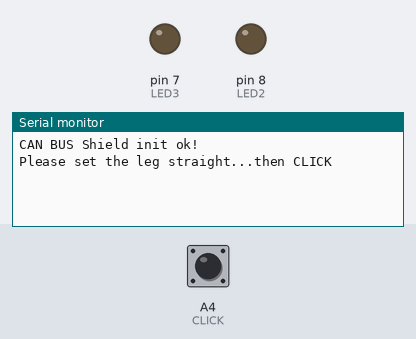
Bench run of a sketch on a simulated Arduino Uno, built with avr-gcc and run on an emulated ATmega328P. Shown: output pins drawn as LEDs (lit = HIGH), the last lines printed to the serial monitor. The inputs (shaded band) are chosen by the test bench; at power-on: A4 (CLICK) HIGH.

Above: at 4.8 s.
4.9 s: A4 (CLICK) pulled LOW for 0.15 s
At 6.3 s:
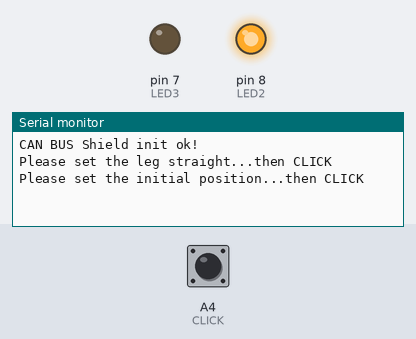
6.5 s: A4 (CLICK) pulled LOW for 1 s
At 9.3 s:
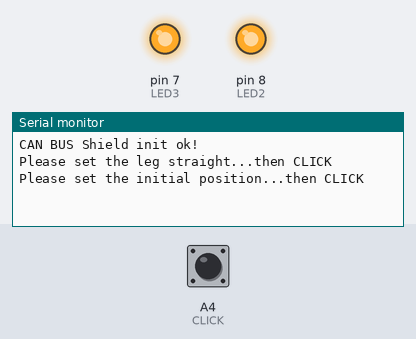
Timing chart, 0 to 10.8 s (numbered marks = the images above; inputs shaded):
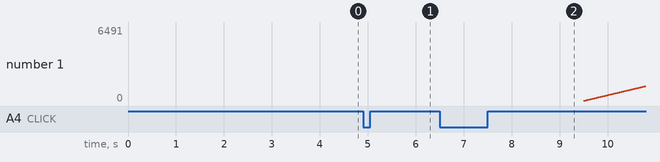

Measured:
- after the input at 4.9 s, the serial monitor: prints a new line after 1.0 s (image 1)
- after the input at 6.5 s, pin 7 (LED3): LOW → HIGH after 2.0 s

The sketch:

HT-03_CAN_DualTest.ino
```cpp
/* Dual motor test*/
/* 複数モーターの制御に挑戦 */

/*-------------------------------------
ID  role
1   Root joint
2   Knee joint
---------------------------------------*/

#include <mcp_can.h>
#include <SPI.h>

/*SAMD core*/
#ifdef ARDUINO_SAMD_VARIANT_COMPLIANCE
#define SERIAL serialUSB
#else
#define SERIAL Serial
#endif

//Define LED pins
#define LED2 8
#define LED3 7
#define CLICK A4

#define MOTOR_ADDRESS_1 0x01
#define MOTOR_ADDRESS_2 0x02

#define BAUDRATE 115200 //シリアル通信がボトルネックにならないよう，速めに設定しておく
#define LOOPTIME 10

// int pos1 = 60;
// int vel = 0;
// int kp = 50;
// int kd = 0;
// int ff = 0;

// int pos2 = -60;

// unsigned int upos = pos1 - 32768; // 16 bit
// unsigned int uvel = vel - 2048;  // 12 bit
// unsigned int ukp = kp;           // 12 bit (defined as positive value only)
// unsigned int ukd = kd;           // 12 bit (defined as positive value only)
// unsigned int uff = ff - 2048;    // 12 bit

struct motor
{
  int pos_cur = 0;
  int vel_cur = 0;
  int cur_cur = 0;
  int id = 0x00;
  int pos = 0;
  int vel = 0;
  int ff = 0;
  int kp = 0;
  int kd = 0;
} motor1, motor2;

unsigned long timer[3];

//the cs pin of the version after v1.1 is default to D9
//v0.9b and v1.0 is default D10
const int SPI_CS_PIN = 10;

MCP_CAN CAN(SPI_CS_PIN); //set CS PIN

unsigned char can_msg[8];
unsigned char len = 0;
unsigned char buf[6];

void motor_enable(int motor_address_)
{
  can_msg[0] = 0xFF;
  can_msg[1] = 0xFF;
  can_msg[2] = 0xFF;
  can_msg[3] = 0xFF;
  can_msg[4] = 0xFF;
  can_msg[5] = 0xFF;
  can_msg[6] = 0xFF;
  can_msg[7] = 0xFC;
  // SERIAL.println("sending CAN msg...");
  CAN.sendMsgBuf(motor_address_, 0, 8, can_msg);
  delay(1000);
}

void motor_disable(int motor_address_)
{
  can_msg[0] = 0xFF;
  can_msg[1] = 0xFF;
  can_msg[2] = 0xFF;
  can_msg[3] = 0xFF;
  can_msg[4] = 0xFF;
  can_msg[5] = 0xFF;
  can_msg[6] = 0xFF;
  can_msg[7] = 0xFD;
  // SERIAL.println("sending CAN msg...");
  CAN.sendMsgBuf(motor_address_, 0, 8, can_msg);
  delay(500);
}

void motor_zeroPosition(int motor_address_)
{
  can_msg[0] = 0xFF;
  can_msg[1] = 0xFF;
  can_msg[2] = 0xFF;
  can_msg[3] = 0xFF;
  can_msg[4] = 0xFF;
  can_msg[5] = 0xFF;
  can_msg[6] = 0xFF;
  can_msg[7] = 0xFE;
  // SERIAL.println("sending CAN msg...");
  CAN.sendMsgBuf(motor_address_, 0, 8, can_msg);
}

void motor_writeCmd(int motor_address_, int pos_, int vel_, int kp_, int kd_, int ff_)
{
  // 符号なし変数に変換
  unsigned int upos_ = pos_ - 32768;             // 16 bit
  unsigned int uvel_ = vel_ - 2048; // 12 bit
  unsigned int ukp_ = kp_;          // 12 bit (defined as positive value only)
  unsigned int ukd_ = kd_;          // 12 bit (defined as positive value only)
  unsigned int uff_ = ff_ - 2048;   // 12 bit

  // 入力をプロンプトに合わせて変換
  can_msg[0] = upos_ >> 8;
  can_msg[1] = upos_ & 0x00FF;
  can_msg[2] = (uvel_ >> 4) & 0xFF;
  can_msg[3] = ((uvel_ & 0x000F) << 4) + ((ukp_ >> 8) & 0xFF);
  can_msg[4] = ukp_ & 0xFF;
  can_msg[5] = ukd_ >> 4;
  can_msg[6] = ((ukd_ & 0x000F) << 4) + (uff_ >> 8);
  can_msg[7] = uff_ & 0xff;

  // CAN通信で送る
  CAN.sendMsgBuf(motor_address_, 0, 8, can_msg);

  SERIAL.print(", ");
  SERIAL.print(pos_);
  SERIAL.print(", ");
  SERIAL.print(vel_);
  SERIAL.print(", ");
  SERIAL.print(ff_);
  SERIAL.print(", ");
  SERIAL.print(kp_);
  SERIAL.print(", ");
  SERIAL.print(kd_);
}

void motor_readState()
{
  if (CAN_MSGAVAIL == CAN.checkReceive()) //check if data coming
  {
    CAN.readMsgBuf(&len, buf); //read data, len: data length, buf: data buf

    // unsigned long canId = CAN.getCanId();
    unsigned int id_ = buf[0];
    unsigned int upos_cur_ = (buf[1] << 8) + buf[2];
    unsigned int uvel_cur_ = (buf[3] << 4) + ((buf[4] & 0xF0) >> 4);
    unsigned int ucur_cur_ = ((buf[4] & 0x0F) << 8) + buf[5];

    int pos_cur_ = upos_cur_ + 32768;
    int vel_cur_ = uvel_cur_ - 2048;
    int cur_cur_ = ucur_cur_ - 2048;

    if (id_ == 1)
    {
      motor1.pos_cur = pos_cur_;
      motor1.vel_cur = vel_cur_;
      motor1.cur_cur = cur_cur_;
    }
    else if (id_==2)
    {
      motor2.pos_cur = pos_cur_;
      motor2.vel_cur = vel_cur_;
      motor2.cur_cur = cur_cur_;
    }

    SERIAL.print(", CUR ID=");
    SERIAL.print(id_);
    SERIAL.print(", ");
    SERIAL.print(pos_cur_);
    SERIAL.print(", ");
    SERIAL.print(vel_cur_);
    SERIAL.print(",  ");
    SERIAL.print(cur_cur_);
    // SERIAL.println();
  }
}

void serialWriteTerminator()
{
  SERIAL.write(13);
  SERIAL.write(10);
}

void setup()
{
  SERIAL.begin(BAUDRATE);
  pinMode(LED2, OUTPUT);
  pinMode(LED3, OUTPUT);
  pinMode(CLICK, INPUT);
  digitalWrite(CLICK, HIGH);
  motor1.id = MOTOR_ADDRESS_1;
  motor2.id = MOTOR_ADDRESS_2;
  motor1.pos = 60;
  motor2.pos = -60;
  motor1.kp = 10;
  motor2.kp = 10;
  motor1.kd = 10;
  motor2.kd = 10;
  delay(1000);

  while (CAN_OK != CAN.begin(CAN_1000KBPS)) //init can bus : baudrate = 500k
  {
    SERIAL.println("CAN BUS Shield init fail");
    SERIAL.println(" Init CAN BUS Shield again");
    delay(100);
  }
  SERIAL.println("CAN BUS Shield init ok!");
  delay(1000);

  motor_disable(motor1.id);
  motor_disable(motor2.id);
  delay(1000);

  SERIAL.println("Please set the leg straight...then CLICK");
  while (1)
  {
    if (digitalRead(CLICK)==LOW)
    {
      break;
    }
  }
  // SERIAL.print("position initializing...");
  motor_zeroPosition(motor1.id); // 現在位置をゼロということにする
  motor_zeroPosition(motor2.id); // 現在位置をゼロということにする
  digitalWrite(LED2, HIGH);
  delay(1000);

  SERIAL.println("Please set the initial position...then CLICK");
  while (1)
  {
    if (digitalRead(CLICK)==LOW)
    {
      break;
    }
  }

  motor_enable(motor1.id); // モーターモードに入る
  motor_enable(motor2.id); // モーターモードに入る
  digitalWrite(LED3, HIGH);
  delay(1000);

  SERIAL.print("TIMER, TGTPOS, TGTVEL, TGTFF, CURPOS, CURVEL, CURCUR");
  serialWriteTerminator();

  timer[0] = millis();
}

void loop()
{

  while (1)
  {
    if (digitalRead(CLICK)==LOW)
    {
      break;
    }
    timer[1] = millis();
    SERIAL.print(timer[1] - timer[0]);

    motor_writeCmd(motor1.id, motor1.pos, motor1.vel, motor1.kp, motor1.kd, motor1.ff);
    motor_writeCmd(motor2.id, motor2.pos, motor2.vel, motor2.kp, motor2.kd, motor2.ff);

    // SERIAL.println("receiving CAN msg...");
    motor_readState();
    motor_readState();
    serialWriteTerminator();

    timer[2] = millis() - timer[1];
    if (timer[2] < LOOPTIME)
    {
      delay(LOOPTIME - timer[2]);
    }
    else
    {
      SERIAL.print("time shortage: ");
      SERIAL.println(timer[2] - LOOPTIME);
    }
  }

  motor_disable(motor2.id);
  motor_disable(motor1.id);
  delay(500);
  SERIAL.println("Program finish!");
  digitalWrite(LED3, LOW);
  while (true)
  {
    delay(100);
  }
}
```
